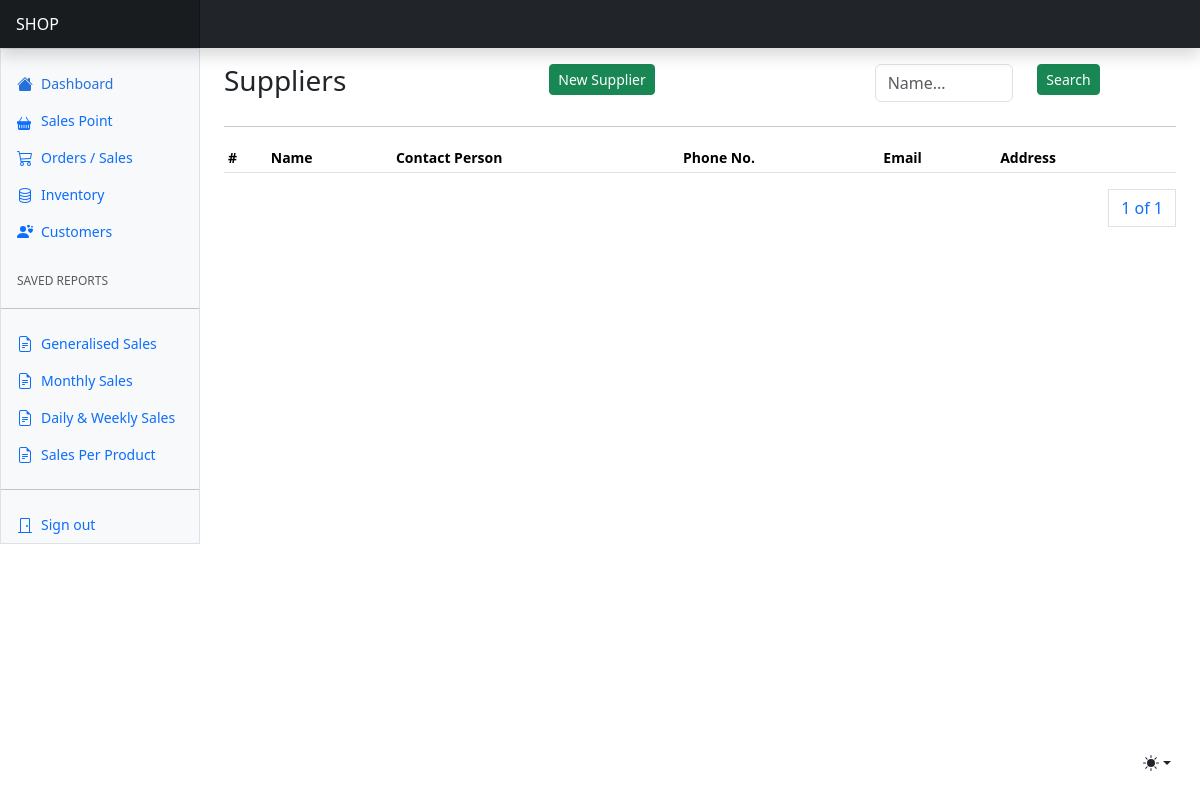
/suppliers/ (signed in), run on an earlier commit of the app's database.
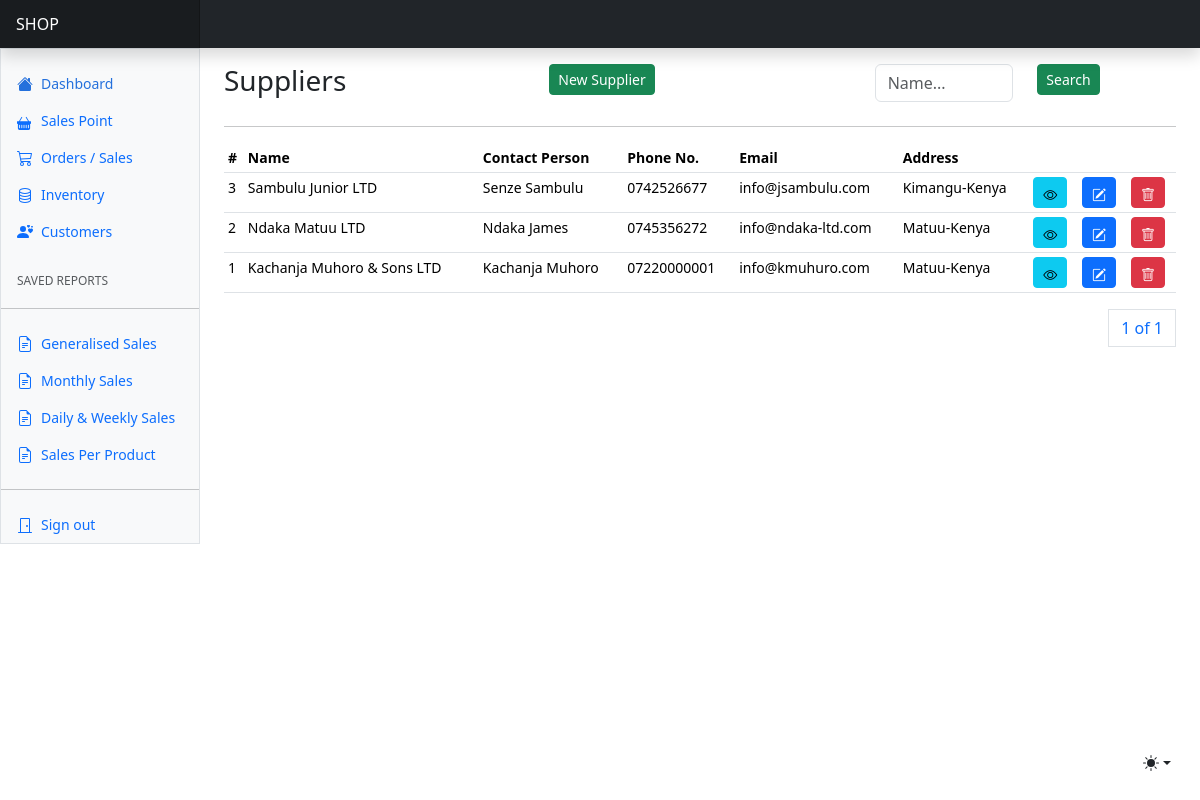
And on a later commit of the database.
### apps/suppliers/models.py (models this page shows, shortened)
class Supplier(AbstractBaseModel):
    user = models.OneToOneField("users.User", on_delete=models.CASCADE)
    name = models.CharField(max_length=255)
    phone_number = models.CharField(max_length=255)
    email = models.EmailField(null=True)
    supplies = models.JSONField(default=list)
    address = models.CharField(max_length=255, null=True)
    city = models.CharField(max_length=255)
    country = models.CharField(max_length=255)

### apps/users/models.py (models this page shows, shortened)
class User(AbstractUser, AbstractBaseModel):
    role = models.CharField(choices=ROLE_CHOICES, max_length=32, null=True)
    phone_number = models.CharField(max_length=255, null=True)
    id_number = models.CharField(max_length=255, null=True)
    gender = models.CharField(max_length=255, null=True)
    position = models.CharField(max_length=255, null=True)
    def name(self):
        if not self.first_name and self.last_name:
            return self.username
        else:
            return f"{self.first_name} {self.last_name}"

### apps/suppliers/views.py (the view, shortened to what this page needs)
# urls.py: path("suppliers/", include("apps.suppliers.urls")),
@login_required(login_url="/users/login/")
def suppliers(request):
    suppliers = Supplier.objects.all().order_by("-created")
    paginator = Paginator(suppliers, 10)
    page_number = request.GET.get("page")
    page_obj = paginator.get_page(page_number)
    context = {"suppliers": suppliers, "page_obj": page_obj}
    return render(request, "suppliers/suppliers.html", context)

### templates/suppliers/suppliers.html (shortened to what this page needs)
{% extends "base.html" %}
{% block content %}
<div class="row">
    <div class="col">
        <h3>Suppliers</h3>
    </div>
    <div class="col">
        <a class="btn btn-success btn-sm" data-bs-toggle="modal" data-bs-target="#newSupplierModal">New Supplier</a>
    </div>
    <div class="col">
      <form method="POST">
        <div class="input-group mb-2">
          <div class="row">
            <div class="col">
              <input type="text" class="form-control" name="search_text" id="search_text" placeholder="Name...">
            </div>
            <div class="col">
              <button class="btn btn-success btn-sm">Search</button>
            </div>
          </div>
        </div>
      </form>
    </div>
</div>
<hr/>
      <div class="table-responsive small">
        <table class="table table-sm">
          <thead class="">
            <tr>
              <th scope="col">#</th>
              <th scope="col">Name</th>
              <th scope="col">Contact Person</th>
              <th scope="col">Phone No.</th>
              <th scope="col">Email</th>
              <th scope="col">Address</th>
              <th scope="col" colspan="3"></th>
            </tr>
          </thead>
          <tbody>
            {% for supplier in page_obj %}
            <tr>
              <td>{{supplier.id}}</td>
              <td>{{supplier.name}}</td>
              <td>{{supplier.user.name}}</td>
              <td>{{supplier.phone_number}}</td>
              <td>{{supplier.email}}</td>
              <td>{{supplier.city}}-{{supplier.country}}</td>
              <td><a href="{% url 'supplier-details' supplier.id %}" class="btn btn-info btn-sm">
                <i class="bi bi-eye"></i>
              </a>
              </td>
              <td><a class="btn btn-primary btn-sm" data-bs-toggle="modal" data-bs-target="#editSupplierModal{{ supplier.id }}">
                <i class="bi bi-pencil-square"></i>
              </a>
              </td>
            <td><a href="#" class="btn btn-danger btn-sm" data-bs-toggle="modal" data-bs-target="#deleteSupplierModal{{ supplier.id }}">
                <i class="bi bi-trash"></i>
              </a></td>
            </tr>
            {% endfor %}
          </tbody>
        </table>
        <div>
          <nav aria-label="Page navigation example">
            <ul class="pagination justify-content-end">
              <a class="page-link" href="#">{{ page_obj.number }} of {{ page_obj.paginator.num_pages }}</a>
            </ul>
          </nav>
        </div>
      </div>
{% endblock content %}

What changed in the data, as far as the page shows it:
added Supplier: id "3", name "Sambulu Junior LTD", user.name "Senze Sambulu", phone_number "0742526677", email "info@jsambulu.com", city "Kimangu", country "Kenya"
added Supplier: id "2", name "Ndaka Matuu LTD", user.name "Ndaka James", phone_number "0745356272", email "info@ndaka-ltd.com", city "Matuu", country "Kenya"
added Supplier: id "1", name "Kachanja Muhoro & Sons LTD", user.name "Kachanja Muhoro", phone_number "07220000001", email "info@kmuhuro.com", city "Matuu", country "Kenya"
